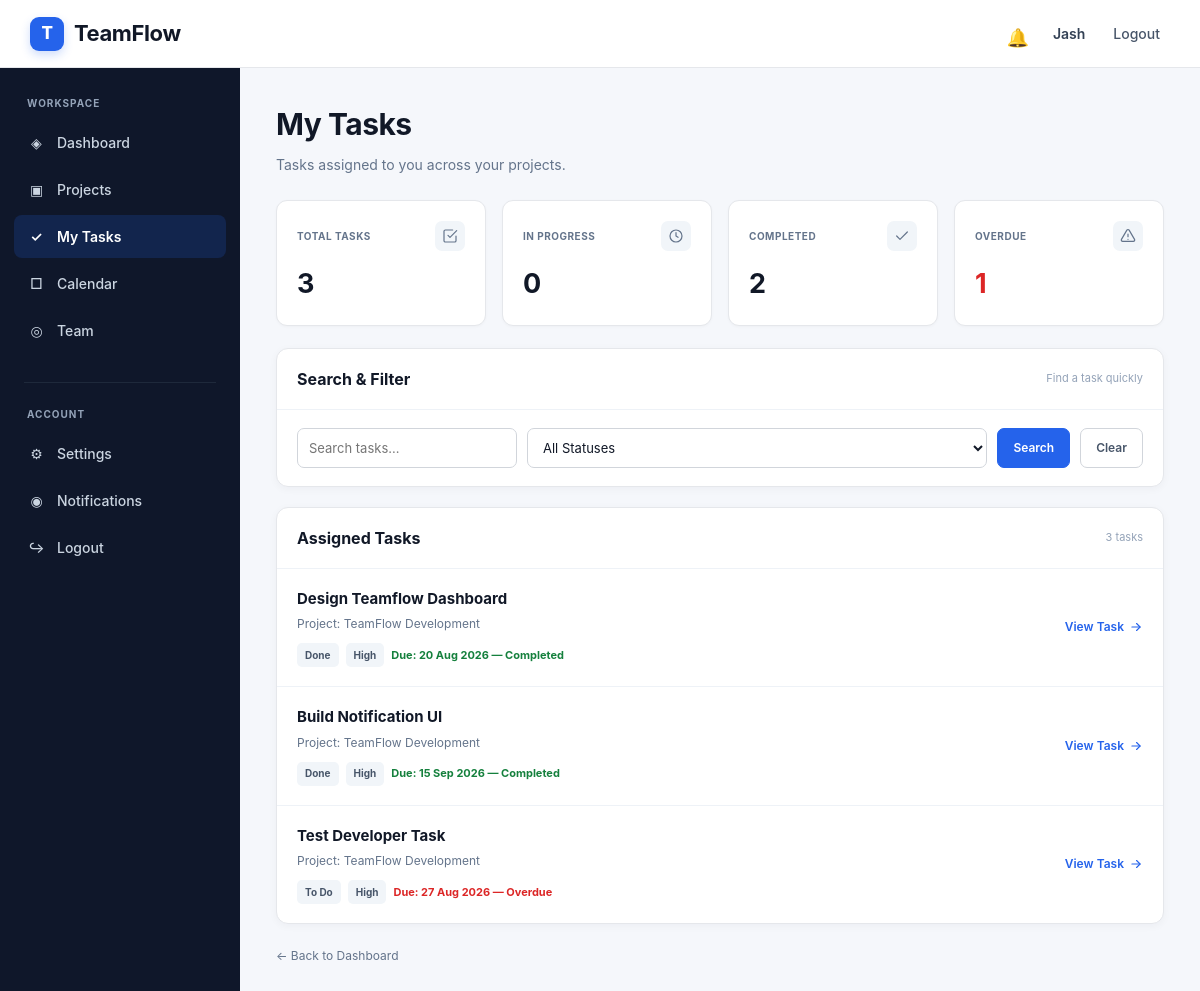
The app's page /tasks/my-tasks/ (signed in) with its own data.
### accounts/models.py (models this page shows, shortened)
class User(AbstractUser):
    profile_picture = models.ImageField(
        upload_to="profile_pictures/",
        blank=True,
        null=True
    )
    bio = models.TextField(
        blank=True
    )
    job_title = models.CharField(
        max_length=100,
        blank=True
    )

### tasks/models.py (models this page shows, shortened)
class Task(models.Model):
    STATUS_CHOICES = [
        ("todo", "To Do"),
        ("in_progress", "In Progress"),
        ("done", "Done"),
    ]
    PRIORITY_CHOICES = [
        ("low", "Low"),
        ("medium", "Medium"),
        ("high", "High"),
    ]
    title = models.CharField(max_length=200)
    description = models.TextField(blank=True)
    project = models.ForeignKey(
        Project,
        on_delete=models.CASCADE,
        related_name="tasks"
    )
    assigned_to = models.ForeignKey(
        settings.AUTH_USER_MODEL,
        on_delete=models.SET_NULL,
        null=True,
        blank=True,
        related_name="assigned_tasks"
    )
    created_by = models.ForeignKey(
        settings.AUTH_USER_MODEL,
        on_delete=models.CASCADE,
        related_name="created_tasks"
    )
    status = models.CharField(
        max_length=20,
        choices=STATUS_CHOICES,
        default="todo"
    )
    priority = models.CharField(
        max_length=10,
        choices=PRIORITY_CHOICES,
        default="medium"
    )
    due_date = models.DateField(
        null=True,
        blank=True
    )
    created_at = models.DateTimeField(
        auto_now_add=True
    )
    updated_at = models.DateTimeField(
        auto_now=True
    )

### projects/models.py (models this page shows, shortened)
class Project(models.Model):
    STATUS_CHOICES = [
        ("planning", "Planning"),
        ("active", "Active"),
        ("on_hold", "On Hold"),
        ("completed", "Completed"),
    ]
    PRIORITY_CHOICES = [
        ("low", "Low"),
        ("medium", "Medium"),
        ("high", "High"),
    ]
    name = models.CharField(max_length=200)
    description = models.TextField(blank=True)
    owner = models.ForeignKey(
        settings.AUTH_USER_MODEL,
        on_delete=models.CASCADE,
        related_name="owned_projects"
    )
    start_date = models.DateField(
        null=True,
        blank=True
    )
    due_date = models.DateField(
        null=True,
        blank=True
    )
    status = models.CharField(
        max_length=20,
        choices=STATUS_CHOICES,
        default="planning"
    )
    priority = models.CharField(
        max_length=10,
        choices=PRIORITY_CHOICES,
        default="medium"
    )
    created_at = models.DateTimeField(
        auto_now_add=True
    )
    updated_at = models.DateTimeField(
        auto_now=True
    )

### tasks/views.py (the view)
# urls.py: path("my-tasks/", views.my_tasks, name="my_tasks")
@login_required
def my_tasks(request):
    tasks = Task.objects.filter(
        assigned_to=request.user
    ).select_related(
        "project"
    )
    search = request.GET.get(
        "search",
        ""
    ).strip()
    status_filter = request.GET.get(
        "status",
        ""
    ).strip()
    if search:
        tasks = tasks.filter(
            title__icontains=search
        )
    if status_filter in [
        "todo",
        "in_progress",
        "done"
    ]:
        tasks = tasks.filter(
            status=status_filter
        )
    tasks = tasks.order_by(
        "status",
        "due_date",
        "-created_at"
    )
    today = date.today()
    total_count = Task.objects.filter(
        assigned_to=request.user
    ).count()
    in_progress_count = Task.objects.filter(
        assigned_to=request.user,
        status="in_progress"
    ).count()
    completed_count = Task.objects.filter(
        assigned_to=request.user,
        status="done"
    ).count()
    overdue_count = Task.objects.filter(
        assigned_to=request.user,
        due_date__lt=today
    ).exclude(
        status="done"
    ).count()
    return render(
        request,
        "tasks/my_tasks.html",
        {
            "tasks": tasks,
            "total_count": total_count,
            "in_progress_count": in_progress_count,
            "completed_count": completed_count,
            "overdue_count": overdue_count,
            "today": today,
            "search": search,
            "status_filter": status_filter,
        }
    )

### templates/tasks/my_tasks.html (shortened to what this page needs)
{% extends "base.html" %}
{% block content %}
<div class="tasks-page">
    <div class="tasks-header">
        <div>
            <h1>
                My Tasks
            </h1>
            <p>
                Tasks assigned to you across your projects.
            </p>
        </div>
    </div>
    <div class="task-stats">
        <div class="task-stat">
            <div class="task-stat-top">
                <h3>
                    Total Tasks
                </h3>
                <div class="stat-icon">
                    <svg
                        viewBox="0 0 24 24"
                        fill="none"
                        stroke="currentColor"
                        stroke-width="1.8"
                        stroke-linecap="round"
                        stroke-linejoin="round"
                    >
                        <path d="M9 11l3 3L22 4"></path>
                        <path d="M21 12v7a2 2 0 0 1-2 2H5a2 2 0 0 1-2-2V5a2 2 0 0 1 2-2h11"></path>
                    </svg>
                </div>
            </div>
            <div class="task-stat-number">
                {{ total_count }}
            </div>
        </div>
        <div class="task-stat">
            <div class="task-stat-top">
                <h3>
                    In Progress
                </h3>
                <div class="stat-icon">
                    <svg
                        viewBox="0 0 24 24"
                        fill="none"
                        stroke="currentColor"
                        stroke-width="1.8"
                        stroke-linecap="round"
                        stroke-linejoin="round"
                    >
                        <circle cx="12" cy="12" r="9"></circle>
                        <path d="M12 7v5l3 2"></path>
                    </svg>
                </div>
            </div>
            <div class="task-stat-number">
                {{ in_progress_count }}
            </div>
        </div>
        <div class="task-stat">
            <div class="task-stat-top">
                <h3>
                    Completed
                </h3>
                <div class="stat-icon">
                    <svg
                        viewBox="0 0 24 24"
                        fill="none"
                        stroke="currentColor"
                        stroke-width="1.8"
                        stroke-linecap="round"
                        stroke-linejoin="round"
                    >
                        <path d="M20 6L9 17l-5-5"></path>
                    </svg>
                </div>
            </div>
            <div class="task-stat-number">
                {{ completed_count }}
            </div>
        </div>
        <div class="task-stat">
            <div class="task-stat-top">
                <h3>
                    Overdue
                </h3>
                <div class="stat-icon">
                    <svg
                        viewBox="0 0 24 24"
                        fill="none"
                        stroke="currentColor"
                        stroke-width="1.8"
                        stroke-linecap="round"
                        stroke-linejoin="round"
                    >
                        <path d="M10.3 3.2L2.2 17a2 2 0 0 0 1.7 3h16.2a2 2 0 0 0 1.7-3L13.7 3.2a2 2 0 0 0-3.4 0z"></path>
                        <path d="M12 9v4"></path>
                        <path d="M12 17h.01"></path>
                    </svg>
                </div>
            </div>
            <div class="task-stat-number task-stat-overdue">
                {{ overdue_count }}
            </div>
        </div>
    </div>
    <div class="tasks-card filter-card">
        <div class="tasks-card-header">
            <h2>
                Search & Filter
            </h2>
            <span>
                Find a task quickly
            </span>
        </div>
        <form method="GET" class="filter-form">
            <div class="filter-row">
                <input
                    class="search-input"
                    type="text"
                    name="search"
                    value="{{ search }}"
                    placeholder="Search tasks..."
                >
                <select
                    class="filter-select"
                    name="status"
                >
                    <option value="">
                        All Statuses
                    </option>
                </select>
                <button
                    type="submit"
                    class="search-button"
                >
                    Search
                </button>
                <a
                    href="{% url 'my_tasks' %}"
                    class="clear-button"
                >
                    Clear
                </a>
            </div>
        </form>
    </div>
    <div class="tasks-card">
        <div class="tasks-card-header">
            <h2>
                Assigned Tasks
            </h2>
            <span>
                {{ total_count }} task{{ total_count|pluralize }}
            </span>
        </div>
        {% if tasks %}
            <div class="task-list">
                {% for task in tasks %}
                    <div class="task-item">
                        <div class="task-info">
                            <div class="task-title">
                                <a
                                    href="{% url 'task_detail' task.project.id task.id %}"
                                >
                                    {{ task.title }}
                                </a>
                            </div>
                            <div class="task-project">
                                Project:
                                {{ task.project.name }}
                            </div>
                            <div class="task-meta">
                                <span class="task-badge">
                                    {{ task.get_status_display }}
                                </span>
                                <span class="task-badge">
                                    {{ task.get_priority_display }}
                                </span>
                                {% if task.due_date %}
                                    <span
                                        class="
                                            task-due
                                            {% if task.status == 'done' %}
                                                task-completed
                                            {% elif task.due_date < today %}
                                                task-overdue
                                            {% endif %}
                                        "
                                    >
                                        Due:
                                        {{ task.due_date|date:"d M Y" }}
                                        {% if task.status == "done" %}
                                            — Completed
                                        {% elif task.due_date < today %}
                                            — Overdue
                                        {% endif %}
                                    </span>
                                {% else %}
                                    <span class="task-due">
                                        No due date
                                    </span>
                                {% endif %}
                            </div>
                        </div>
                        <a
                            href="{% url 'task_detail' task.project.id task.id %}"
                            class="view-task"
                        >
                            View Task
                            <svg
                                viewBox="0 0 24 24"
                                fill="none"
                                stroke="currentColor"
                                stroke-width="2"
                                stroke-linecap="round"
                                stroke-linejoin="round"
                            >
                                <path d="M5 12h14"></path>
                                <path d="M13 6l6 6-6 6"></path>
                            </svg>
                        </a>
                    </div>
                {% endfor %}
            </div>
        {% endif %}
    </div>
    <div class="back-link">
        <a href="{% url 'dashboard' %}">
            ← Back to Dashboard
        </a>
    </div>
</div>
{% endblock %}

### templates/base.html (shortened to what this page needs)
<!DOCTYPE html>
<html lang="en">
<head>
</head>
<body>
    <nav class="navbar">
        <a href="{% url 'dashboard' %}" class="logo">
            <span class="logo-mark">
                T
            </span>
            <span>
                TeamFlow
            </span>
        </a>
        <div class="user-area">
            {% if user.is_authenticated %}
                <a
                    href="{% url 'notification_list' %}"
                    class="notification-link"
                    title="Notifications"
                >
                    <span class="notification-icon">
                        🔔
                    </span>
                </a>
                <span class="user-name">
                    {{ user.username }}
                </span>
                <a
                    href="{% url 'logout' %}"
                    class="logout-top"
                >
                    Logout
                </a>
            {% endif %}
        </div>
    </nav>
    <aside class="sidebar">
        <div class="sidebar-section">
            <div class="sidebar-title">
                Workspace
            </div>
            <a
                href="{% url 'dashboard' %}"
                class="{% if request.resolver_match.url_name == 'dashboard' %}active{% endif %}"
            >
                <span class="sidebar-icon">
                    ◈
                </span>
                Dashboard
            </a>
            <a
                href="{% url 'project_list' %}"
                class=""
            >
                <span class="sidebar-icon">
                    ▣
                </span>
                Projects
            </a>
            <a
                href="{% url 'my_tasks' %}"
                class="{% if request.resolver_match.url_name == 'my_tasks' %}active{% endif %}"
            >
                <span class="sidebar-icon">
                    ✓
                </span>
                My Tasks
            </a>
            <a
                href="{% url 'calendar' %}"
                class="{% if request.resolver_match.url_name == 'calendar' %}active{% endif %}"
            >
                <span class="sidebar-icon">
                    □
                </span>
                Calendar
            </a>
            <a
                href="{% url 'team_list' %}"
                class="{% if request.resolver_match.url_name == 'team_list' %}active{% endif %}"
            >
                <span class="sidebar-icon">
                    ◎
                </span>
                Team
            </a>
        </div>
        <div class="sidebar-divider"></div>
        <div class="sidebar-section">
            <div class="sidebar-title">
                Account
            </div>
            <a
                href="{% url 'profile' %}"
                class="{% if request.resolver_match.url_name == 'profile' %}active{% endif %}"
            >
                <span class="sidebar-icon">
                    ⚙
                </span>
                Settings
            </a>
            <a
                href="{% url 'notification_list' %}"
                class="{% if request.resolver_match.url_name == 'notification_list' %}active{% endif %}"
            >
                <span class="sidebar-icon">
                    ◉
                </span>
                Notifications
            </a>
            <a href="{% url 'logout' %}">
                <span class="sidebar-icon">
                    ↪
                </span>
                Logout
            </a>
        </div>
    </aside>
    <main class="main-content">
        {% block content %}
        {% endblock %}
    </main>
</body>
</html>

### records on screen
User: username "Jash"
Task: title "Design Teamflow Dashboard", project.name "TeamFlow Development", status "Done", priority "High", due_date "20 Aug 2026", shows "— Completed"
Task: title "Build Notification UI", project.name "TeamFlow Development", status "Done", priority "High", due_date "15 Sep 2026", shows "— Completed"
Task: title "Test Developer Task", project.name "TeamFlow Development", status "To Do", priority "High", due_date "27 Aug 2026", shows "— Overdue"

### other values on screen
{{ total_count }} "3"
{{ in_progress_count }} "0"
{{ completed_count }} "2"
{{ overdue_count }} "1"
